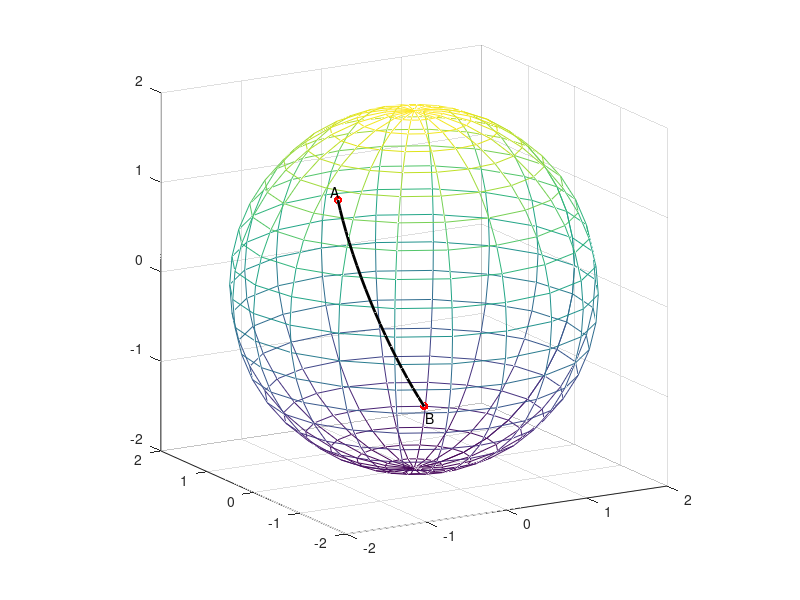

Source code (MATLAB):
r=2;
A=[-2,-1,2]; A=r*A/norm(A);
B=[-1,-2,-1]; B=r*B/norm(B);

[X,Y,Z]=sphere;
mesh(r*X,r*Y,r*Z), hold on

% angle subtended by great arc
% from point A to point B
theta=acos(dot(A,B)/r^2);
% normal, binormal, and tangent
% vectors at point A
N=A/r; BN=cross(A,B);
T=cross(BN,N); T=T/norm(T);

n=20;
t=linspace(0,theta,n)';
N=repmat(N,n,1);
T=repmat(T,n,1);
t=repmat(t,1,3);
garc=r*(N.*cos(t)+T.*sin(t));
plot3(garc(:,1),garc(:,2),garc(:,3),...
   'k','linewidth',2)
AB=[A;B];
plot3(AB(:,1),AB(:,2),AB(:,3),'r.',...
   'markersize',18)
AB=1.1*AB;
text(AB(:,1),AB(:,2),AB(:,3),['A';'B'])
axis equal, hidden off, hold off
view([-30, 15])